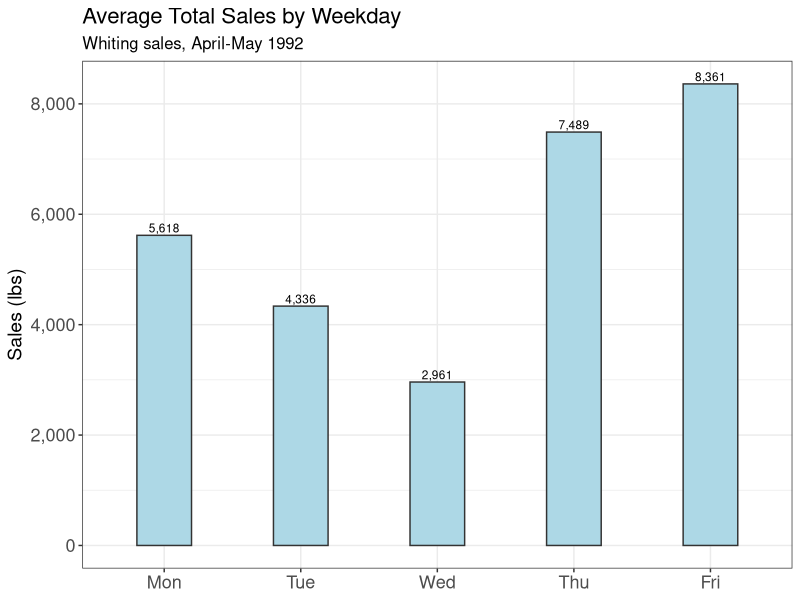
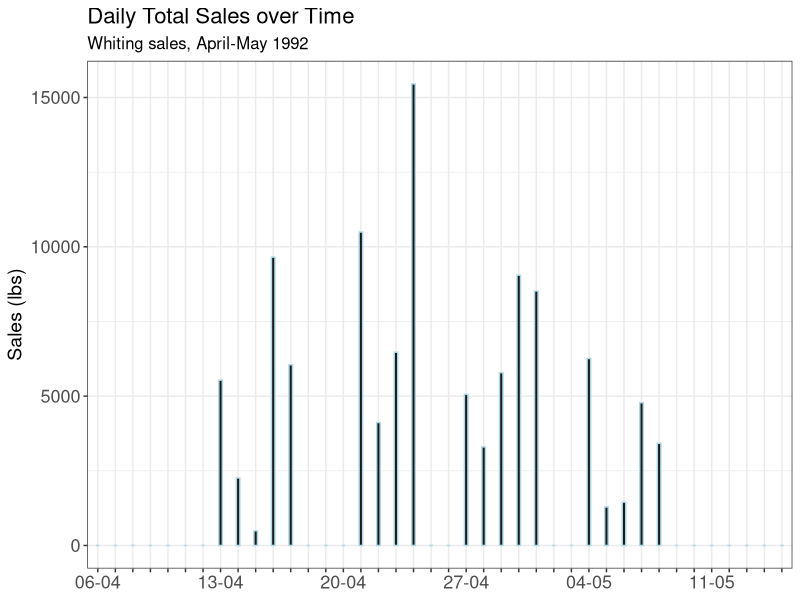
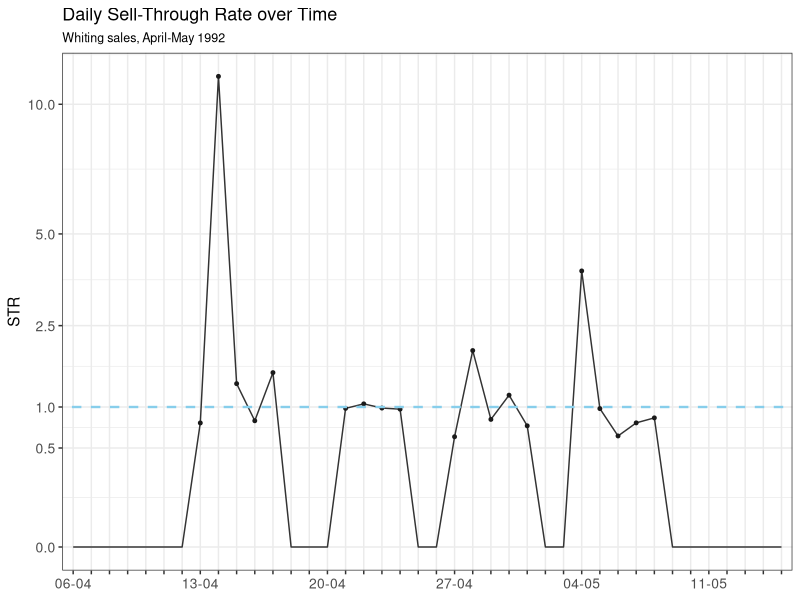
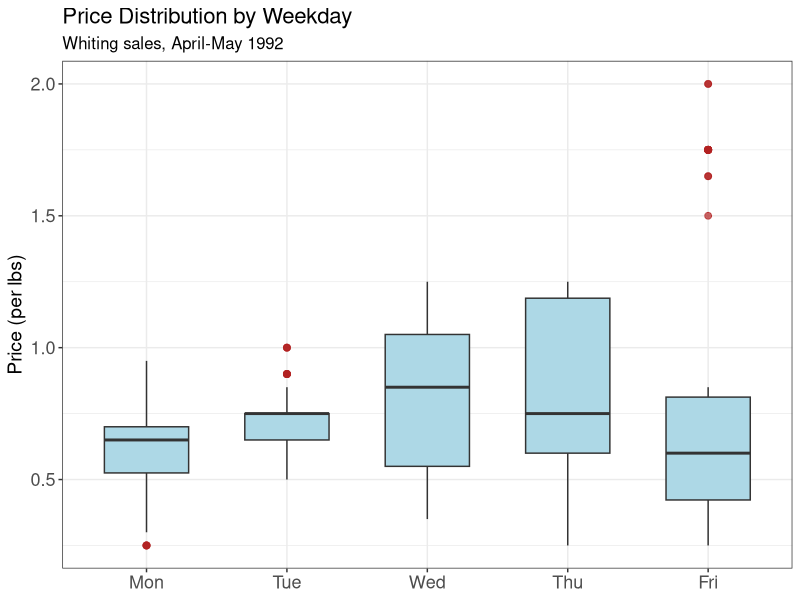
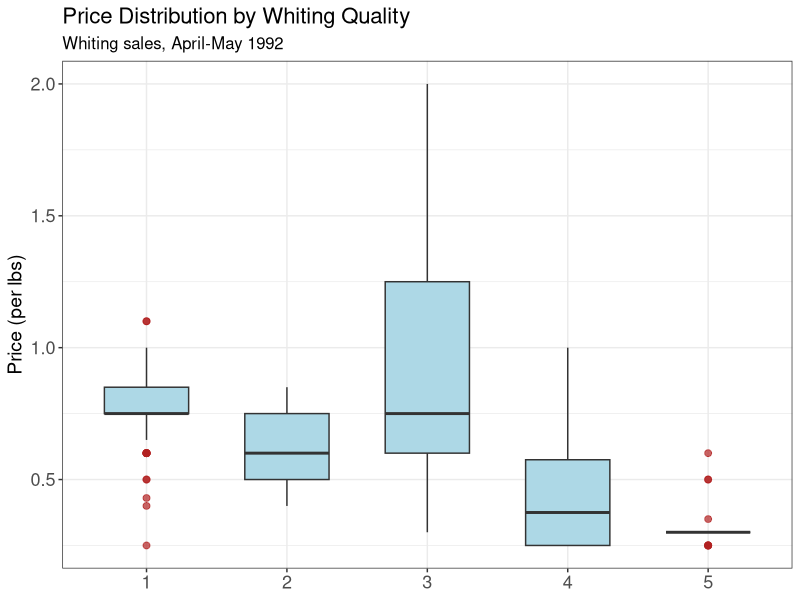
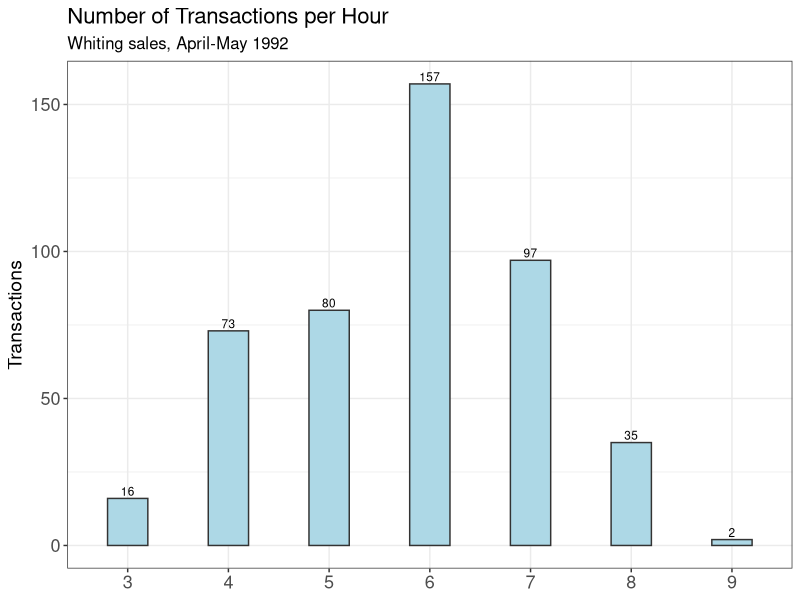
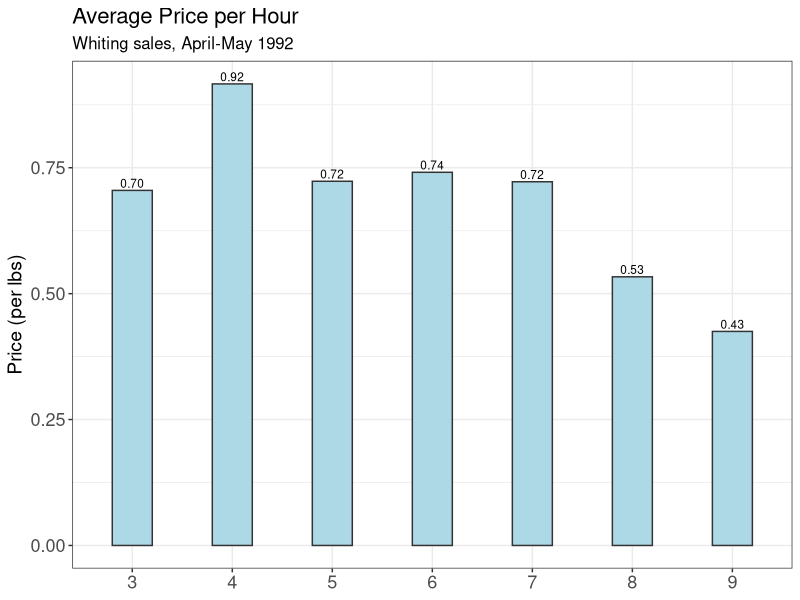

These charts were generated, in order, by the following R code:
## ---- chunk 1
knitr::opts_chunk$set(
  echo    = TRUE,
  message = FALSE,
  warning = FALSE,
  fig.height = 4     # Höhe in Inches
)
## ---- chunk 2
## Load packages and dataset
library(readr)
library(dplyr)
library(ggplot2)
library(tidyr)
library(lmtest)

detailed_data <- read_tsv("../data/detailed_fish_market_data.txt")
## ---- chunk 3
# delete those rows that have NA for 
# "price","quan", "totr", "tots" and 
# filter for whiting (no king)
detailed_whiting <- detailed_data %>%
  filter(!is.na(pric),
         !is.na(quan),
         !is.na(totr),
         type == "w") %>%
  arrange(date)
## ---- chunk 4

## There seem to be two entries in the dataset, where there are two dealer per day.
# Since this is the case only for two out of all days in April and May: drop those two observations 
detailed_whiting <- detailed_whiting %>%
  # frequency of the same tots value for different days
  group_by(date, dayw, tots) %>%
  mutate(n_same_tots = n()) %>%
  
  # number of distinct tots days
  group_by(date, dayw) %>%
  mutate(n_tots_values = n_distinct(tots)) %>%
  ungroup() %>%
  
  # delete rows for which (there are multiple different tots values 
  #                                   AND 
  #                       for which the tot value only appears once)
  filter(!(n_tots_values > 1 & n_same_tots == 1)) %>%
  
  # delete rows that are not longer needed
  select(-n_same_tots, -n_tots_values)


## two cases, where > 1 dealer is present
tots_inconsistent <- detailed_whiting |>
  group_by(date, dayw) |>
  mutate(
    n_tots = n_distinct(tots)
  ) |>
  filter(n_tots > 1) |>
  arrange(date, dayw, tots, totr)




## define variables for the plots
# themes for plots
theme_fontsize <- theme(
  plot.title = element_text(size = 13),
  plot.subtitle = element_text(size = 9),
  axis.title = element_text(size = 11),
  axis.text = element_text(size = 10),
  legend.text = element_text(size = 10),
)

theme_fontsize_large <- theme(
  plot.title = element_text(size = 16),
  plot.subtitle = element_text(size = 12),
  axis.title = element_text(size = 14),
  axis.text = element_text(size = 13),
  legend.text = element_text(size = 13),
)


# labels for time series data plots
date_seq <- seq(
  from = as.Date("1992-04-06"),
  to   = as.Date("1992-05-15"),
  by   = "day"
)

# format as "MM-YYYY"
day_labels <- format(date_seq, "%d-%m")

# Named character vector: names are month_ids
day_lookup_vec <- setNames(day_labels, c(seq(406,430, by = 1),seq(501,515, by=1)))

break_vec_x_axis <- c(seq(406,430, by = 7),seq(504,515, by=7))
all_days_x_axis <- c(seq(406,430, by = 1),seq(501,515, by=1))
## ---- chunk 5

# dataset for the daily-level
detailed_whiting_daily <- detailed_whiting %>%
  group_by(date) %>%
  summarise(
    avg_pric = mean(pric),
    totr = first(totr),
    tots = first(tots),
    dayw = first(dayw),
    n_trsact = n(),
    strate = first(tots)/first(totr)
  )


## ---- chunk 6
####
# summary of the daily datset
####
detailed_whiting_daily %>%
  select(totr, tots, n_trsact) %>%
  summary()
## ---- chunk 7
####
# barchart average sales by dayw (Day of the Week)
####
plot_average_sales_by_weekday <- detailed_whiting_daily %>%
  group_by(dayw) %>%
  summarise(avg_tots = mean(tots, na.rm = TRUE)) %>%
  ggplot(aes(x = factor(dayw), y = avg_tots)) +
  geom_col(fill = "lightblue", colour = "grey20", width = 0.4) + 
  labs(title = "Average Total Sales by Weekday",
       subtitle = "Whiting sales, April-May 1992",
       y = "Sales (lbs)",
       x = NULL)+
  geom_text(
    aes(label = scales::comma(round(avg_tots, 0))),
    vjust = -0.3,
    size = 3
  ) +
  scale_x_discrete(breaks = 1:5,
                   labels = c("Mon", "Tue", "Wed", "Thu", "Fri")) +
  scale_y_continuous(labels = scales::comma) +
  theme_bw() +
  theme_fontsize_large


####
# time series of tots (total sales)
####
tots_plot_df <- detailed_whiting_daily %>%
  select(date, tots) %>%
  complete(date = 406:515,
           fill = list(tots = 0)) %>%
  arrange(date) %>%
  filter(!between(date, 431, 500)) %>%
  mutate(date_fac = factor(date, levels = date))

plot_daily_sales_over_time <- ggplot(tots_plot_df, aes(x=date_fac, y = tots, group = 1)) + 
  geom_col(width = 0.2,
           colour = "lightblue",
           fill="grey10") +
  labs(title = "Daily Total Sales over Time",
       subtitle = "Whiting sales, April-May 1992",
       y = "Sales (lbs)",
       x = NULL)+ 
  scale_x_discrete(breaks = as.character(all_days_x_axis),
                   labels = function(x) {
                     lab <- rep("", length(x))
                     sel <- x %in% as.character(break_vec_x_axis)
                     lab[sel] <- day_lookup_vec[x[sel]]
                     lab
                   }) +
  theme_bw() +
  theme_fontsize_large

## ---- chunk 8
plot_average_sales_by_weekday
plot_daily_sales_over_time
## ---- chunk 9
####
# time series of str (sell trough rate)
####
str_plot_df <- detailed_whiting_daily %>%
  select(date, strate) %>%
  complete(date = 406:515,
           fill = list(strate = 0)) %>%
  arrange(date) %>%
  filter(!between(date, 431, 500)) %>%
  mutate(date_fac = factor(date, levels = date))


plot_daily_str_over_time <- ggplot(str_plot_df, aes(x=date_fac, y = strate, group = 1)) + 
  geom_line(size = 0.5,
            colour = "grey20") +
  geom_point(
    data   = subset(str_plot_df, strate > 0),
    size   = 1,
    colour = "grey10"
  ) +
  geom_abline(intercept = 1, 
              slope = 0, 
              linetype = "dashed",
              size = 0.8,
              colour = "skyblue") + 
  labs(title = "Daily Sell-Through Rate over Time",
       subtitle = "Whiting sales, April-May 1992",
       y = "STR",
       x = NULL)+
  scale_y_sqrt(breaks = c(0, 0.5, 1, 2.5, 5, 10)) + 
  scale_x_discrete(breaks = as.character(all_days_x_axis),
                   labels = function(x) {
                     lab <- rep("", length(x))
                     sel <- x %in% as.character(break_vec_x_axis)
                     lab[sel] <- day_lookup_vec[x[sel]]
                     lab
                   }) +
  theme_bw() +
  theme_fontsize
## ---- chunk 10
plot_daily_str_over_time
## ---- chunk 11
####
# correlation between tots (total dailiy sales) and avg_pric (average price)
####
cor(detailed_whiting_daily$avg_pric,detailed_whiting_daily$tots)
## ---- chunk 12
####
# boxplot pric(price) by dayw (Day of the Week)
####
plot_price_distr_by_weekday <- ggplot(detailed_whiting, 
       aes(x=factor(dayw), y=pric)) +
  geom_boxplot(fill = "lightblue",         # dezente Farbe
               colour = "grey20",
               width = 0.6,
               outlier.colour = "firebrick",
               outlier.alpha = 0.7,
               outlier.size = 2) + 
  labs(
    x = NULL,
    y = "Price (per lbs)",
    title = "Price Distribution by Weekday",
    subtitle = "Whiting sales, April-May 1992"
  ) +
  scale_x_discrete(breaks = seq(1,5,by=1),
                   labels = c("Mon", "Tue", "Wed", "Thu", "Fri")) +
  scale_y_continuous(labels = scales::comma) +
  theme_bw() +
  theme_fontsize_large


####
# boxplot pric(price) by qual (Qualitiy of the fish)
####
plot_price_distr_by_quality <- detailed_whiting %>%
  filter(!is.na(qual)) %>%
  ggplot(aes(x=factor(qual), y=pric)) +
  geom_boxplot(fill = "lightblue",
               colour = "grey20",
               width = 0.6,
               outlier.colour = "firebrick",
               outlier.alpha = 0.7,
               outlier.size = 2) + 
  labs(
    x = NULL,
    y = "Price (per lbs)",
    title = "Price Distribution by Whiting Quality",
    subtitle = "Whiting sales, April-May 1992"
  ) +
  scale_y_continuous(labels = scales::comma) +
  theme_bw() +
  theme_fontsize_large
## ---- chunk 13
plot_price_distr_by_weekday
plot_price_distr_by_quality
## ---- chunk 14
hourly_detailed_whiting <- detailed_whiting %>%
  mutate(time = round(time/100, digits = 0))

# number of transactions per hour 
plot_transactions_per_hour <- hourly_detailed_whiting %>%
  group_by(time) %>%
  summarise(n_sales = n()) %>%
  filter(!is.na(time)) %>%
  ggplot(aes(x = factor(time), y = n_sales)) +
  geom_col(fill = "lightblue", colour = "grey20", width = 0.4) + 
  labs(title = "Number of Transactions per Hour",
       subtitle = "Whiting sales, April-May 1992",
       y = "Transactions",
       x = NULL)+
  geom_text(
    aes(label = scales::comma(round(n_sales, 0))),
    vjust = -0.3,
    size = 3
  ) +
  scale_y_continuous(labels = scales::comma) +
  theme_bw() +
  theme_fontsize_large
  

# average price across hours
plot_average_price_per_hour <- hourly_detailed_whiting %>%
  group_by(time) %>%
  summarise(avg_pric = mean(pric, na.rm = TRUE)) %>%
  filter(!is.na(time)) %>%
  ggplot(aes(x = factor(time), y = avg_pric)) +
  geom_col(fill = "lightblue", colour = "grey20", width = 0.4) + 
  labs(title = "Average Price per Hour",
       subtitle = "Whiting sales, April-May 1992",
       y = "Price (per lbs)",
       x = NULL)+
  geom_text(
    aes(label = scales::comma(round(avg_pric, 2))),
    vjust = -0.3,
    size = 3
  ) +
  scale_y_continuous(labels = scales::comma) +
  theme_bw() +
  theme_fontsize_large
## ---- chunk 15
plot_transactions_per_hour
plot_average_price_per_hour
## ---- chunk 16
#data loading
detailed_data = read_tsv("../data/detailed_fish_market_data.txt")

#1 data preperation
detailed_data_prep <- detailed_data %>%
  filter(!is.na(pric),
         !is.na(quan),
         type == "w") %>%
  arrange(date) %>%
  
  # 1.1 standardization
  group_by(cusn) %>%
  mutate(Qty_Dev = quan - mean(quan, na.rm = TRUE)) %>% #target variable
  ungroup() %>%
  
  # 1.2 mean centering and dummy creation
  mutate(
    price_c = as.numeric(scale(pric, center = TRUE, scale = FALSE)), #main regressor
    quality_c = as.numeric(scale(qual, center = TRUE, scale = FALSE)), # Moderator 1
    cash_dummy = if_else(cash == 'c', 1, 0), # Moderator 2
    estb = as.factor(estb), # Moderator 3
  ) 
## ---- chunk 17
# additional steps for establishment
detailed_data_prep %>% group_by(estb) %>% count()

detailed_data_perep_estb = detailed_data_prep %>%
  filter(estb %in% c("s", "f", "sf"))
## ---- chunk 18
#2.1 Moderated Model 1
quality_model = lm(Qty_Dev ~ price_c + quality_c, data = detailed_data_prep)
quality_model_moderation = lm(Qty_Dev ~ price_c*quality_c, data = detailed_data_prep)

summary(quality_model)
summary(quality_model_moderation)
## ---- chunk 19
#Testing if Moderator 1 is significant
anova(quality_model, quality_model_moderation)
lrtest(quality_model, quality_model_moderation)
## ---- chunk 20
#2.2 Moderated Model 2
cash_model = lm(Qty_Dev ~ price_c+cash_dummy, data=detailed_data_prep)
cash_model_moderation = lm(Qty_Dev ~ price_c*cash_dummy, data=detailed_data_prep)
summary(cash_model)
summary(cash_model_moderation)
## ---- chunk 21
#Testing if Moderator 2 is significant
anova(cash_model, cash_model_moderation)
lrtest(cash_model, cash_model_moderation)
## ---- chunk 22
#2.3 Moderated Model 3
estb_model = lm(Qty_Dev ~ price_c + estb, data = detailed_data_perep_estb)
estb_model_moderation = lm(Qty_Dev ~ price_c * estb, data = detailed_data_perep_estb)
summary(estb_model)
summary(estb_model_moderation)
## ---- chunk 23
#Testing if Moderator 3 is significant
anova(estb_model, estb_model_moderation)
lrtest(estb_model, estb_model_moderation)
